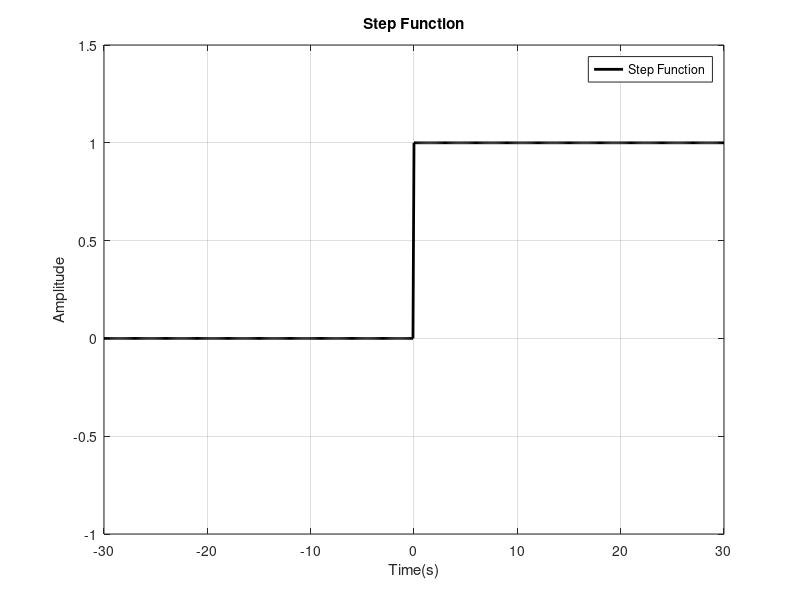

This chart was generated by the following MATLAB code:
% Step Function
t = -30:0.1:30;

step_function = zeros(size(t));
step_function(t >= 0) = 1;

figure('Name','Visualizing Step Function','NumberTitle','off','Color','white');
plot(t, step_function,'k', 'LineWidth', 2);
title('Step Function');
xlabel('Time(s)');
ylabel('Amplitude');
ylim([-1, 1.5]);
legend('Step Function',Location='northeast')
grid on;
